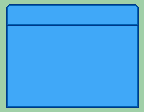

This game map was drawn from its Tiled (.tmx) file and the tilesets committed beside it. A one-line description and the full map source follow:
An orthogonal 18x14 tile map with 8x8 px tiles, 1 tile layer (Tile Layer 1).

<map version="1.10" tiledversion="1.11.2" orientation="orthogonal" renderorder="right-down" width="18" height="14" tilewidth="8" tileheight="8" infinite="0" nextlayerid="2" nextobjectid="1">
 <tileset firstgid="1" name="MenuTiles" tilewidth="8" tileheight="8" tilecount="128" columns="16">
  <image source="../../MenuTiles.png" width="128" height="64" />
 </tileset>
 <layer id="1" name="Tile Layer 1" width="18" height="14">
  <data encoding="csv">
2,3,4,5,5,5,5,5,5,5,5,5,5,5,5,5,5,6,
12,14,14,14,14,14,14,14,14,14,14,14,14,14,81,71,85,16,
12,14,14,14,14,14,14,14,14,14,14,14,14,81,71,85,87,16,
103,104,104,104,104,104,104,104,104,104,104,104,104,104,104,104,104,105,
12,53,53,53,53,53,53,53,53,53,53,53,53,53,53,53,53,58,
12,53,53,53,53,53,53,53,53,53,53,53,53,53,53,53,53,58,
12,53,53,53,53,53,53,53,53,53,53,53,53,53,53,53,53,58,
12,53,53,53,53,53,53,53,53,53,53,53,53,53,53,53,53,58,
12,53,53,53,53,53,53,53,53,53,53,53,53,53,53,53,63,58,
12,53,53,53,53,53,53,53,53,53,53,53,53,53,53,63,65,58,
12,53,53,53,53,53,53,53,53,53,53,53,53,53,63,65,67,58,
12,53,53,53,53,53,53,53,53,53,53,53,53,63,65,67,69,58,
12,53,53,53,53,53,53,53,53,53,53,53,63,65,67,69,69,58,
27,31,31,31,31,31,31,31,31,31,31,31,31,31,31,31,31,32
</data>
 </layer>
</map>
